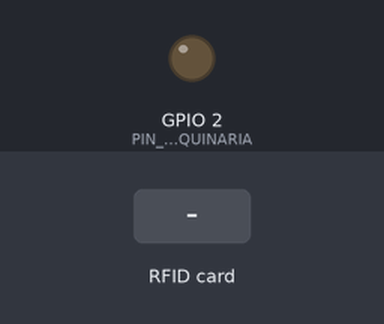
Bench run of a sketch on a simulated ESP32. Parts: output pins drawn as LEDs (lit = HIGH). The test bench sets the inputs (shaded band). WiFi joins after 1.5 s; servers stay silent unless stated; uploads are accepted with an empty reply; what the sketch prints to the serial monitor is not drawn.

Above: at 2.7 s.
2.8 s: RFID card 5E 7A 19 C4 held to the reader
At 3.4 s:
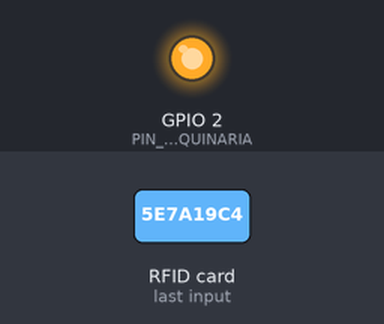
Timing chart, 0 to 5.8 s (numbered marks = the images above; inputs shaded):
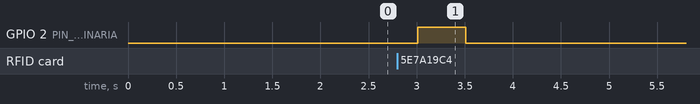

The sketch:

Evaluativo_NFC_RFID_APP.ino
```cpp
#include <WiFi.h>
#include <HTTPClient.h>
#include <Wire.h>
#include <Adafruit_PN532.h>

// --- CONFIGURACIÓN WIFI ---
const char* ssid = "iPhone de Axhel Giovanni";
const char* password = "987654312.";

// IMPORTANTE: Cambia "TU_IP_LOCAL" por la IP de tu PC (ej. 192.168.1.75)
// El puerto 3307 lo maneja PHP internamente, aquí solo llamamos al archivo.
const char* serverName = "http://172.20.10.5/arcade_handler.php";

// --- CONFIGURACIÓN HARDWARE ---
#define SDA_PIN 21
#define SCL_PIN 22
#define PIN_MAQUINARIA 2 // LED interno que simula el estado del juego

Adafruit_PN532 nfc(SDA_PIN, SCL_PIN);

void setup(void) {
  Serial.begin(115200);
  pinMode(PIN_MAQUINARIA, OUTPUT);
  digitalWrite(PIN_MAQUINARIA, LOW);

  // Conexión WiFi
  Serial.print("Conectando a WiFi...");
  WiFi.begin(ssid, password);
  while (WiFi.status() != WL_CONNECTED) {
    delay(500);
    Serial.print(".");
  }
  Serial.println("\nWiFi Conectado exitosamente");

  // Inicio de Sensor NFC
  nfc.begin();
  uint32_t versiondata = nfc.getFirmwareVersion();
  if (!versiondata) {
    Serial.println("No se encontró el sensor PN532");
    while (1);
  }
  nfc.SAMConfig();
  Serial.println("SISTEMA ARCADE: ESPERANDO TARJETA PARA INICIAR...");
}

void loop(void) {
  uint8_t success;
  uint8_t uid[] = { 0, 0, 0, 0, 0, 0, 0 };
  uint8_t uidLength;

  // Espera a detectar una tarjeta
  success = nfc.readPassiveTargetID(PN532_MIFARE_ISO14443A, uid, &uidLength);

  if (success) {
    Serial.println("\n--- TARJETA DETECTADA ---");

    // 1. Obtener el UID en formato Hexadecimal para el servidor
    String hexStr = "";
    for (uint8_t i = 0; i < uidLength; i++) {
      if (uid[i] < 0x10) hexStr += "0";
      hexStr += String(uid[i], HEX);
    }
    hexStr.toUpperCase();

    // 2. Mostrar bases en el Monitor Serial (Requisito de la práctica)
    imprimirBases(uid, uidLength);

    // 3. Enviar datos al servidor PHP (MySQL puerto 3307)
    enviarAlServidor(hexStr);

    // 4. Feedback visual (Parpadeo de LED)
    digitalWrite(PIN_MAQUINARIA, HIGH);
    delay(500);
    digitalWrite(PIN_MAQUINARIA, LOW);

    delay(2500); // Pausa para evitar lecturas dobles
    Serial.println("\nEsperando siguiente jugador...");
  }
}

void enviarAlServidor(String uid) {
  if (WiFi.status() == WL_CONNECTED) {
    HTTPClient http;

    // Iniciar conexión con el archivo puente PHP
    http.begin(serverName);
    http.addHeader("Content-Type", "application/x-www-form-urlencoded");

    // Preparamos los datos para registrar_inicio
    String httpRequestData = "registrar_inicio=1&uid=" + uid;

    int httpResponseCode = http.POST(httpRequestData);

    if (httpResponseCode > 0) {
      Serial.print("Servidor respondió: ");
      Serial.println(httpResponseCode);
      String payload = http.getString();
      Serial.println("Mensaje: " + payload);
    } else {
      Serial.print("Error en petición HTTP: ");
      Serial.println(httpResponseCode);
    }
    http.end();
  } else {
    Serial.println("WiFi Desconectado");
  }
}

void imprimirBases(uint8_t *uid, uint8_t uidLength) {
  // Hexadecimal
  Serial.print("HEX: ");
  for (uint8_t i = 0; i < uidLength; i++) {
    Serial.print(uid[i], HEX); Serial.print(" ");
  }

  // Decimal
  unsigned long dec = 0;
  for (uint8_t i = 0; i < uidLength; i++) dec = (dec << 8) | uid[i];
  Serial.print(" | DEC: "); Serial.print(dec);

  // Binario
  Serial.print(" | BIN: ");
  for (int i = 0; i < uidLength; i++) {
    for (int bit = 7; bit >= 0; bit--) Serial.print(bitRead(uid[i], bit));
    Serial.print(" ");
  }
  Serial.println();
}
```

Measured:
- after the input at 2.8 s, GPIO 2 (PIN_MAQUINARIA): LOW → HIGH after 0.21 s, → LOW 0.50 s later
